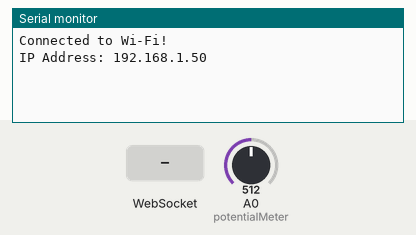
Bench run of a sketch on a simulated ESP8266 (NodeMCU). On the bench: the last lines printed to the serial monitor. Inputs (shaded band) come from the test bench; at power-on: A0 (potentialMeter) = 512. WiFi joins after 1.5 s; servers stay silent unless stated.

Above: at 3.7 s.
3.8 s: WebSocket text "1" received
At 5.0 s:
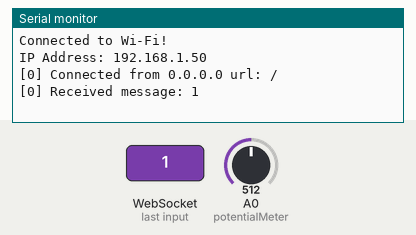
5.3 s: WebSocket text "0" received
At 6.7 s:
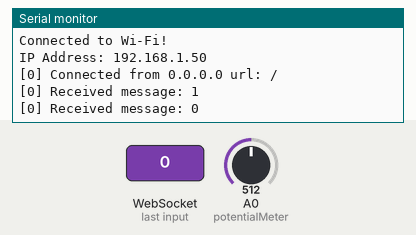

Measured:
- after the input at 3.8 s, the serial monitor: prints a new line at once (image 1)
- after the input at 5.3 s, the serial monitor: prints a new line at once (image 2)

The sketch:

websocket2.ino
```cpp
#include <Arduino.h>
#include <ESP8266WiFi.h>
#include <ESP8266WiFiMulti.h>
#include <WebSocketsServer.h>
#include <ESP8266WebServer.h>
#include <Hash.h>

#define potentialMeter A0
#define WIFI_SSID "1Oz6-2.4G"
#define WIFI_PASSWORD "1_Oz6@915"

String old_value, value;
ESP8266WiFiMulti WiFiMulti;
ESP8266WebServer server(80);
WebSocketsServer webSocket = WebSocketsServer(81);

// HTML template for displaying potentiometer value
char html_template[] PROGMEM = R"=====(
<html lang="en">
   <head>
      <meta charset="utf-8">
      <meta name="viewport" content="width=device-width, initial-scale=1">
      <title>MrDIY Socket Example</title>
      <script>
        socket = new WebSocket("ws:/" + "/" + location.host + ":81");
        socket.onopen = function(e) { console.log("[socket] socket.onopen "); };
        socket.onerror = function(e) { console.log("[socket] socket.onerror "); };
        socket.onmessage = function(e) {
            console.log("[socket] " + e.data);
            document.getElementById("mrdiy_value").innerHTML = e.data;
        };
      </script>
   </head>
   <body style="max-width:400px;margin: auto;font-family:Arial, Helvetica, sans-serif;text-align:center">
      <div><h1><br />My Value</h1></div>
      <div><p id="mrdiy_value" style="font-size:100px;margin:0"></p></div>
   </body>
</html>
)=====";

// HTML template for ON/OFF buttons
char html_buttons[] PROGMEM = R"=====(
<html lang="en">
   <head>
      <meta charset="utf-8">
      <meta name="viewport" content="width=device-width, initial-scale=1">
      <title>Control Buttons</title>
      <script>
        socket = new WebSocket("ws:/" + "/" + location.host + ":81");
        function sendMessage(msg) {
            if (socket.readyState === WebSocket.OPEN) {
                socket.send(msg);
            } else {
                console.log("Socket is not open.");
            }
        }
      </script>
   </head>
   <body style="text-align:center; font-family:Arial, Helvetica, sans-serif; margin-top:50px;">
      <h1>Control Panel</h1>
      <button style="font-size:20px; padding:10px 20px;" onclick="sendMessage('ON')">ON</button>
      <button style="font-size:20px; padding:10px 20px;" onclick="sendMessage('OFF')">OFF</button>
   </body>
</html>
)=====";

// Handle WebSocket events
void webSocketEvent(uint8_t num, WStype_t type, uint8_t *payload, size_t length) {
  switch (type) {
    case WStype_DISCONNECTED:
      Serial.printf("[%u] Disconnected!\n", num);
      break;
    case WStype_CONNECTED: {
        IPAddress ip = webSocket.remoteIP(num);
        Serial.printf("[%u] Connected from %d.%d.%d.%d url: %s\n", num, ip[0], ip[1], ip[2], ip[3], payload);
        webSocket.sendTXT(num, "0");
      }
      break;
    case WStype_TEXT:
      Serial.printf("[%u] Received message: %s\n", num, payload);
      break;

      /*
      let binaryData = new Uint8Array([0x01, 0x02, 0x03, 0x04]); // Example binary data
      socket.send(binaryData.buffer);
      */
    case WStype_BIN:
      Serial.printf("[%u] Received binary data length: %u\n", num, length);
      break;

  }
}

// Handle main page request
void handleMain() {
  server.send_P(200, "text/html", html_template);
}

// Handle control buttons page request
void handleButtons() {
  server.send_P(200, "text/html", html_buttons);
}

// Handle 404 errors
void handleNotFound() {
  server.send(404, "text/html", "<html><body><p>404 Error</p></body></html>");
}

void setup() {
  Serial.begin(115200);
  delay(1000);
  WiFiMulti.addAP(WIFI_SSID, WIFI_PASSWORD);
  while (WiFiMulti.run() != WL_CONNECTED) {
    delay(100);
  }

  // Print IP address after successful connection
  Serial.println("Connected to Wi-Fi!");
  Serial.print("IP Address: ");
  Serial.println(WiFi.localIP());

  webSocket.begin();
  webSocket.onEvent(webSocketEvent);
  server.on("/", handleMain);         // Serve potentiometer page
  server.on("/control", handleButtons); // Serve control buttons page
  server.onNotFound(handleNotFound);
  server.begin();
}

void loop() {
  webSocket.loop();
  server.handleClient();
  value = String(analogRead(potentialMeter));
  webSocket.broadcastTXT(value);
  delay(50);
}
```
